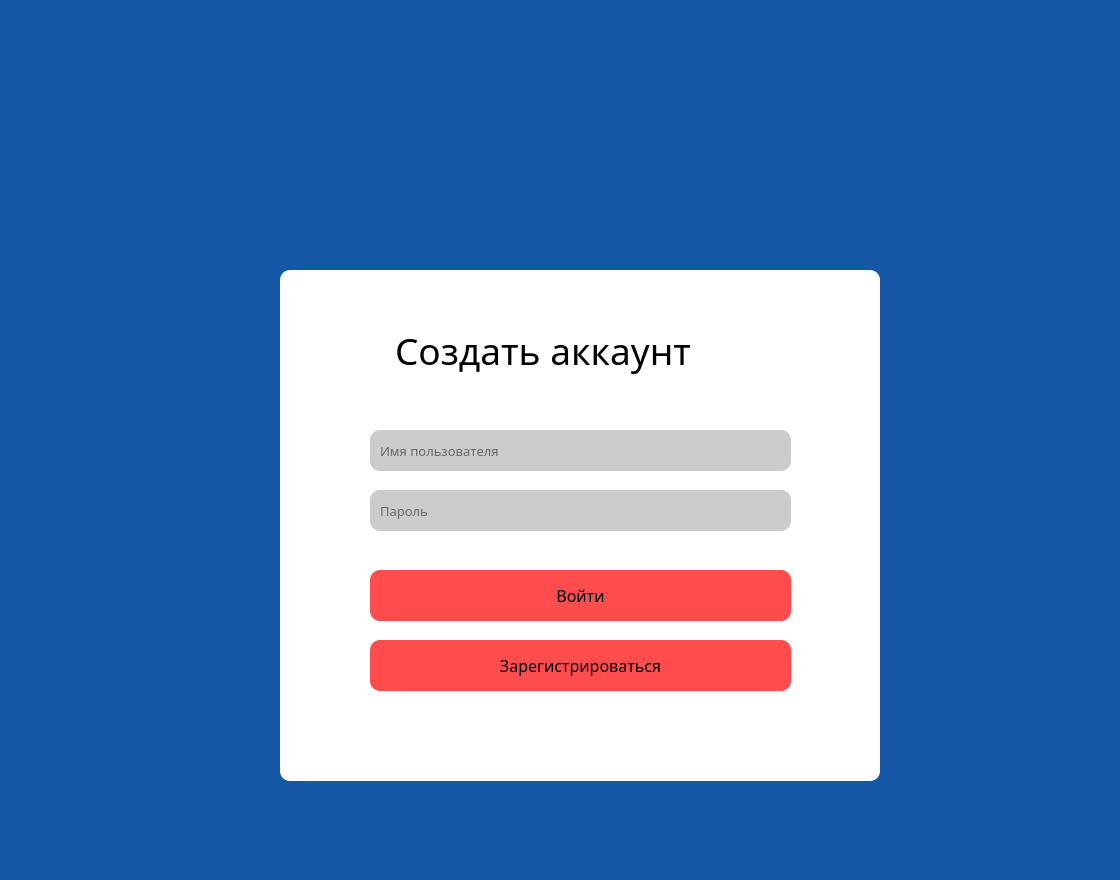
<?xml version="1.0" encoding="UTF-8"?>
<ui version="4.0">
 <class>Dialog</class>
 <widget class="QDialog" name="Dialog">
  <property name="geometry">
   <rect>
    <x>0</x>
    <y>0</y>
    <width>1120</width>
    <height>880</height>
   </rect>
  </property>
  <property name="windowTitle">
   <string>Dialog</string>
  </property>
  <property name="styleSheet">
   <string notr="true">background-color: rgb(22, 87, 166);
border-radius: 10px;</string>
  </property>
  <widget class="QLabel" name="label">
   <property name="geometry">
    <rect>
     <x>480</x>
     <y>40</y>
     <width>200</width>
     <height>200</height>
    </rect>
   </property>
   <property name="text">
    <string/>
   </property>
   <property name="pixmap">
    <pixmap>logo.png</pixmap>
   </property>
   <property name="scaledContents">
    <bool>true</bool>
   </property>
  </widget>
  <widget class="QFrame" name="frame">
   <property name="geometry">
    <rect>
     <x>280</x>
     <y>270</y>
     <width>600</width>
     <height>511</height>
    </rect>
   </property>
   <property name="layoutDirection">
    <enum>Qt::LeftToRight</enum>
   </property>
   <property name="autoFillBackground">
    <bool>false</bool>
   </property>
   <property name="styleSheet">
    <string notr="true">
background-color: rgb(255, 255, 255);</string>
   </property>
   <property name="frameShape">
    <enum>QFrame::StyledPanel</enum>
   </property>
   <property name="frameShadow">
    <enum>QFrame::Raised</enum>
   </property>
   <widget class="QLabel" name="label_2">
    <property name="enabled">
     <bool>true</bool>
    </property>
    <property name="geometry">
     <rect>
      <x>90</x>
      <y>50</y>
      <width>421</width>
      <height>61</height>
     </rect>
    </property>
    <property name="font">
     <font>
      <family>Nirmala UI Semilight</family>
      <pointsize>28</pointsize>
     </font>
    </property>
    <property name="cursor">
     <cursorShape>ArrowCursor</cursorShape>
    </property>
    <property name="mouseTracking">
     <bool>false</bool>
    </property>
    <property name="focusPolicy">
     <enum>Qt::NoFocus</enum>
    </property>
    <property name="contextMenuPolicy">
     <enum>Qt::DefaultContextMenu</enum>
    </property>
    <property name="acceptDrops">
     <bool>false</bool>
    </property>
    <property name="layoutDirection">
     <enum>Qt::LeftToRight</enum>
    </property>
    <property name="autoFillBackground">
     <bool>false</bool>
    </property>
    <property name="text">
     <string>Создать аккаунт</string>
    </property>
    <property name="indent">
     <number>25</number>
    </property>
    <property name="openExternalLinks">
     <bool>false</bool>
    </property>
   </widget>
   <widget class="QLineEdit" name="lineEdit">
    <property name="geometry">
     <rect>
      <x>90</x>
      <y>160</y>
      <width>421</width>
      <height>41</height>
     </rect>
    </property>
    <property name="font">
     <font>
      <family>Nirmala UI Semilight</family>
      <pointsize>10</pointsize>
     </font>
    </property>
    <property name="focusPolicy">
     <enum>Qt::StrongFocus</enum>
    </property>
    <property name="styleSheet">
     <string notr="true">background-color: rgb(204, 204, 204);
padding-left: 8px;</string>
    </property>
    <property name="placeholderText">
     <string>Имя пользователя</string>
    </property>
   </widget>
   <widget class="QLineEdit" name="lineEdit_2">
    <property name="geometry">
     <rect>
      <x>90</x>
      <y>220</y>
      <width>421</width>
      <height>41</height>
     </rect>
    </property>
    <property name="font">
     <font>
      <family>Nirmala UI Semilight</family>
      <pointsize>10</pointsize>
     </font>
    </property>
    <property name="focusPolicy">
     <enum>Qt::StrongFocus</enum>
    </property>
    <property name="styleSheet">
     <string notr="true">background-color: rgb(204, 204, 204);
padding-left: 8px;

</string>
    </property>
    <property name="echoMode">
     <enum>QLineEdit::Password</enum>
    </property>
    <property name="placeholderText">
     <string>Пароль</string>
    </property>
   </widget>
   <widget class="QPushButton" name="pushButton">
    <property name="geometry">
     <rect>
      <x>90</x>
      <y>370</y>
      <width>421</width>
      <height>51</height>
     </rect>
    </property>
    <property name="font">
     <font>
      <family>Nirmala UI Semilight</family>
      <pointsize>12</pointsize>
     </font>
    </property>
    <property name="cursor">
     <cursorShape>PointingHandCursor</cursorShape>
    </property>
    <property name="styleSheet">
     <string notr="true">background-color: rgb(255, 76, 76);</string>
    </property>
    <property name="text">
     <string>Зарегистрироваться</string>
    </property>
   </widget>
   <widget class="QPushButton" name="pushButton_2">
    <property name="geometry">
     <rect>
      <x>90</x>
      <y>300</y>
      <width>421</width>
      <height>51</height>
     </rect>
    </property>
    <property name="font">
     <font>
      <family>Nirmala UI Semilight</family>
      <pointsize>12</pointsize>
     </font>
    </property>
    <property name="cursor">
     <cursorShape>PointingHandCursor</cursorShape>
    </property>
    <property name="styleSheet">
     <string notr="true">background-color: rgb(255, 76, 76);</string>
    </property>
    <property name="text">
     <string>Войти</string>
    </property>
   </widget>
  </widget>
 </widget>
 <resources>
  <include location="D:/Папка для кода/QT designer/laba/rec.qrc"/>
 </resources>
 <connections/>
</ui>
